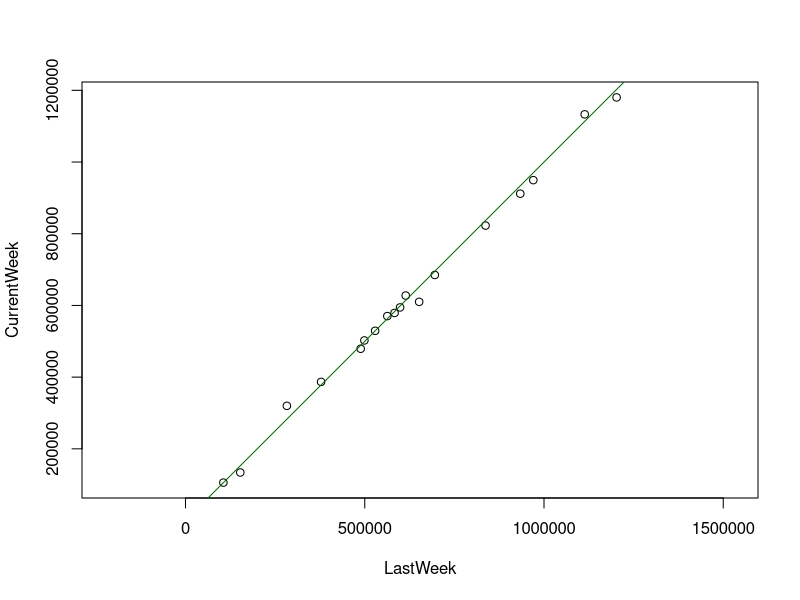
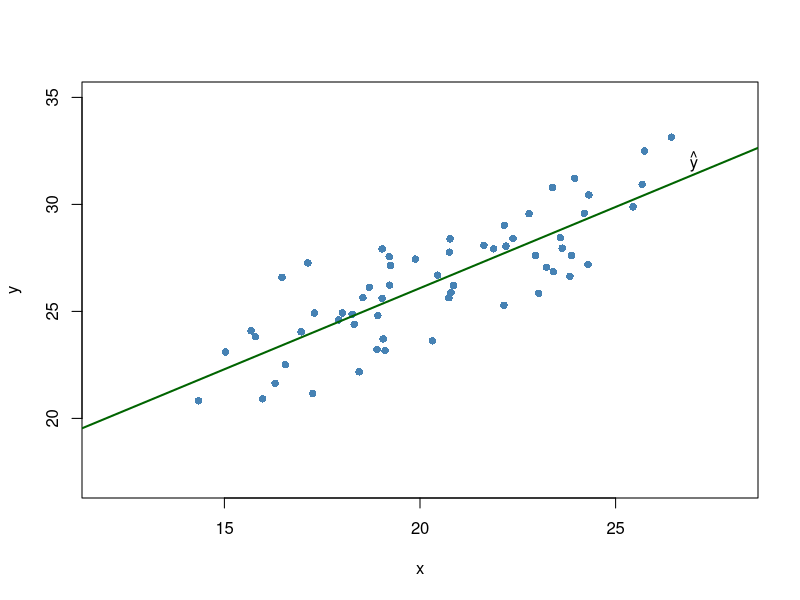
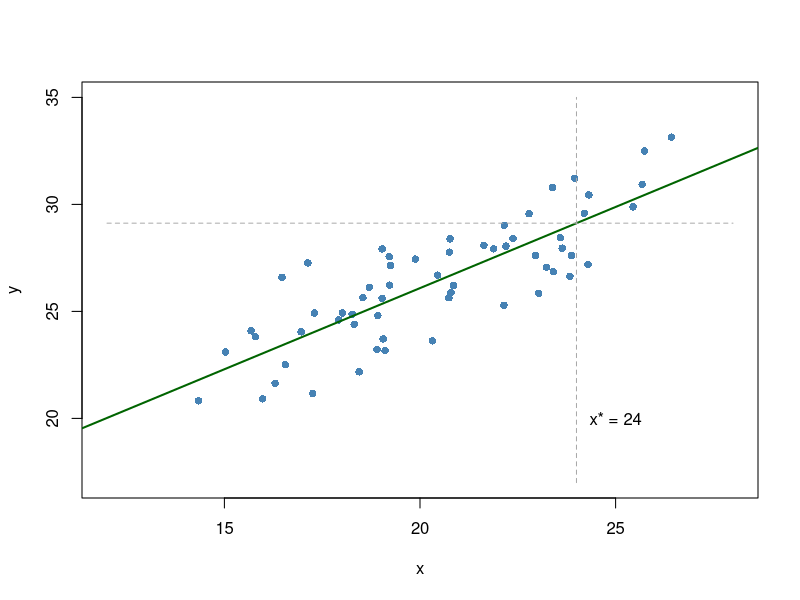
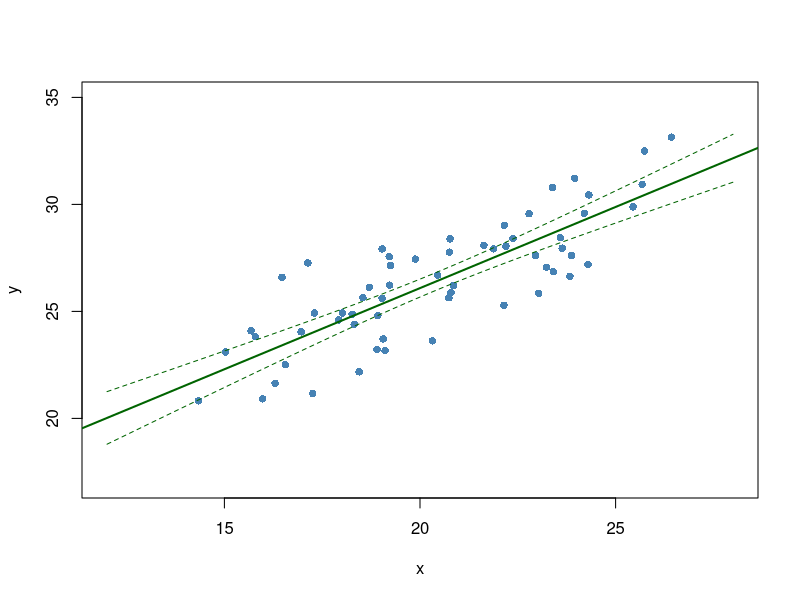
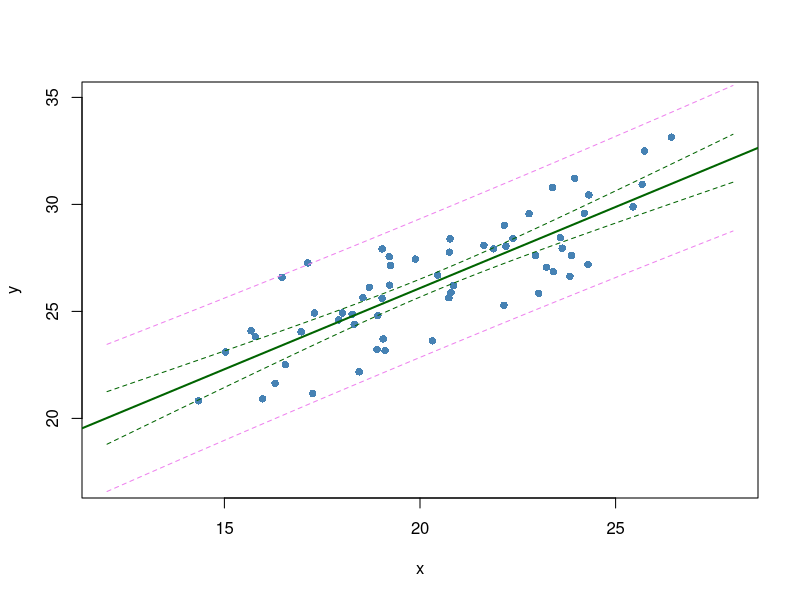

The R script that drew these images, in order:
## ---- chunk 1
playbill <- read.csv("playbill.csv")
plot(CurrentWeek ~ LastWeek, data = playbill, asp = 1)
abline(0, 1, col = "darkgreen")
## ---- chunk 2
m1 <- lm(CurrentWeek ~ LastWeek, data = playbill)
beta_1_null <- 1
beta_1_hat <- m1$coef[2]
SE_beta_1_hat <- summary(m1)$coef[2, 2]
t_stat <- (beta_1_hat - beta_1_null)/SE_beta_1_hat
n <- nrow(playbill)
pval <- pt(t_stat, df = n - 2) * 2
pval
## ---- chunk 3
summary(m1)$coef
summary(m1)$coef[1, 2]
## ---- chunk 4
n <- 60
beta_0 <- 12
beta_1 <- .7
sigma <- 2
x <- rnorm(n, mean = 20, sd = 3)
f_mean <- beta_0 + beta_1 * x # mean function
f_data <- f_mean + rnorm(n, mean = 0, sd = sigma) # data generating function
## ---- chunk 5
plot(20, 25, xlim = c(12, 28), ylim = c(17, 35), ylab = "y", xlab = "x", type = "n") # set up an empty plot
set.seed(447)
f_data <- f_mean + rnorm(n, mean = 0, sd = sigma) # data generating function
points(x, f_data, pch = 16, col = rgb(70/255, 130/255, 180/255, 1)) # add generated data
m1 <- lm(f_data~x)
abline(m1, lwd = 2, col = "darkgreen")
text(27, 32, expression(hat(y)))
## ---- chunk 6
plot(20, 25, xlim = c(12, 28), ylim = c(17, 35), ylab = "y", xlab = "x", type = "n") # set up an empty plot
set.seed(447)
f_data <- f_mean + rnorm(n, mean = 0, sd = sigma) # data generating function
points(x, f_data, pch = 16, col = rgb(70/255, 130/255, 180/255, 1)) # add generated data
m1 <- lm(f_data~x)
abline(m1, lwd = 2, col = "darkgreen")
lines(c(24, 24), c(17, 35), lty = 2, col = "darkgrey")
text(25, 20, "x* = 24")
lines(c(12, 28), rep(m1$coef[1] + m1$coef[2] * 24, 2), lty = 2, col = "darkgrey")
#text(13, m1$coef[1] + m1$coef[2] * 24 + 1) # label me
## ---- chunk 7
m1 <- lm(f_data~x)
x_star <- 24
m1$coef[1] + m1$coef[2] * x_star
predict(m1, data.frame(x = x_star), interval = "confidence")
## ---- chunk 8
plot(20, 25, xlim = c(12, 28), ylim = c(17, 35), ylab = "y", xlab = "x", type = "n") # set up an empty plot
set.seed(447)
f_data <- f_mean + rnorm(n, mean = 0, sd = sigma) # data generating function
points(x, f_data, pch = 16, col = rgb(70/255, 130/255, 180/255, 1)) # add generated data
m1 <- lm(f_data~x)
abline(m1, lwd = 2, col = "darkgreen")
xx <- seq(12, 28, .2)
int_mat <- predict(m1, data.frame(x = xx), interval = "confidence")
lines(xx, int_mat[, 2], lty = 2, col = "darkgreen")
lines(xx, int_mat[, 3], lty = 2, col = "darkgreen")
## ---- chunk 9
m1 <- lm(f_data~x)
x_star <- 24
m1$coef[1] + m1$coef[2] * x_star
predict(m1, data.frame(x = x_star), interval = "prediction")
## ---- chunk 10
plot(20, 25, xlim = c(12, 28), ylim = c(17, 35), ylab = "y", xlab = "x", type = "n") # set up an empty plot
set.seed(447)
f_data <- f_mean + rnorm(n, mean = 0, sd = sigma) # data generating function
points(x, f_data, pch = 16, col = rgb(70/255, 130/255, 180/255, 1)) # add generated data
m1 <- lm(f_data~x)
abline(m1, lwd = 2, col = "darkgreen")
xx <- seq(12, 28, .2)
ci_mat <- predict(m1, data.frame(x = xx), interval = "confidence")
lines(xx, ci_mat[, 2], lty = 2, col = "darkgreen")
lines(xx, ci_mat[, 3], lty = 2, col = "darkgreen")
pi_mat <- predict(m1, data.frame(x = xx), interval = "prediction")
lines(xx, pi_mat[, 2], lty = 2, col = "violet")
lines(xx, pi_mat[, 3], lty = 2, col = "violet")
